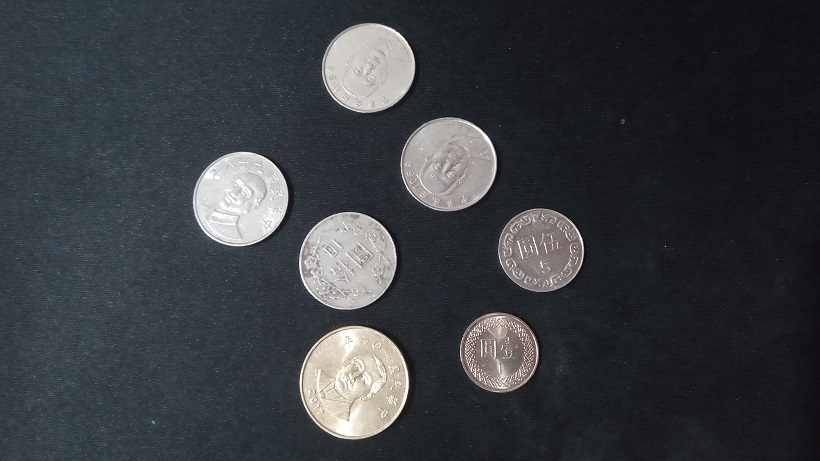
#> input picture Note/Python/OpenCV/3.OpenCV_ImageProcessing/Code/Coin.jpg, 820 x 461 px
$ python 6.OpenCV_Contours.py
#> lines starting #> are read from the running program, lines starting #| are printed output that depends on the picture; after the words box and inside, x2 and y2 are one past the last pixel; in counts of white or black regions, pixels touching at a corner belong together
import cv2
import numpy as np
from matplotlib import pyplot as plt


img = cv2.imread('Coin.jpg')  #讀取照片，一定要保留原圖。
#> img is the input picture: shape (461, 820, 3); mean B, G, R 64.5, 60.3, 57.3

img_New=cv2.cvtColor(img, cv2.COLOR_BGR2GRAY)       #轉灰階
img_New = cv2.medianBlur(img_New,5)                 #中值模糊，為了降噪。
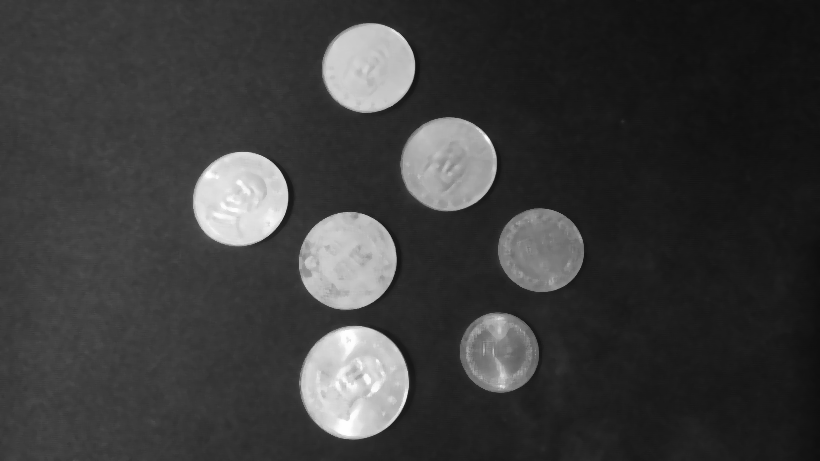
#> img_New: shape (461, 820); min 14, max 254, mean 59.1
ret , img_New = cv2.threshold(img_New,100,255,0)    #二值化
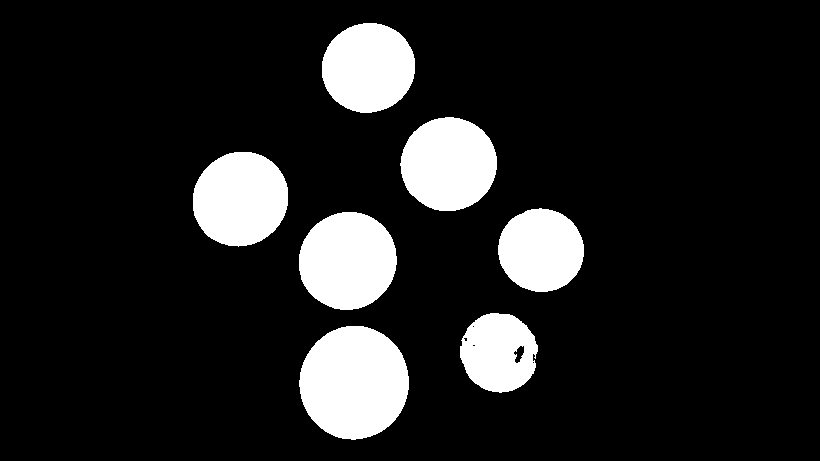
#> img_New: shape (461, 820); 12.8% white; 7 white regions

#找輪廓
contours, hierarchy = cv2.findContours(img_New, cv2.RETR_TREE, cv2.CHAIN_APPROX_SIMPLE)
#> contours = 12 contours, 4 with area under 20; largest, box (x1, y1, x2, y2) and area: (299, 326, 409, 440) 9608, (299, 212, 397, 310) 7406, (193, 152, 288, 247) 6981, (400, 117, 497, 211) 6972, (322, 23, 415, 113) 6462, (498, 208, 584, 292) 5508, (460, 313, 538, 393) 4690, (513, 345, 525, 364) 120
#將輪廓畫至原圖上。
#img = cv2.drawContours(img, contours, -1, (0,0,255))  #畫出所有輪廓
img = cv2.drawContours(img, contours, -1, (0,0,255),3)  #線條粗度=3
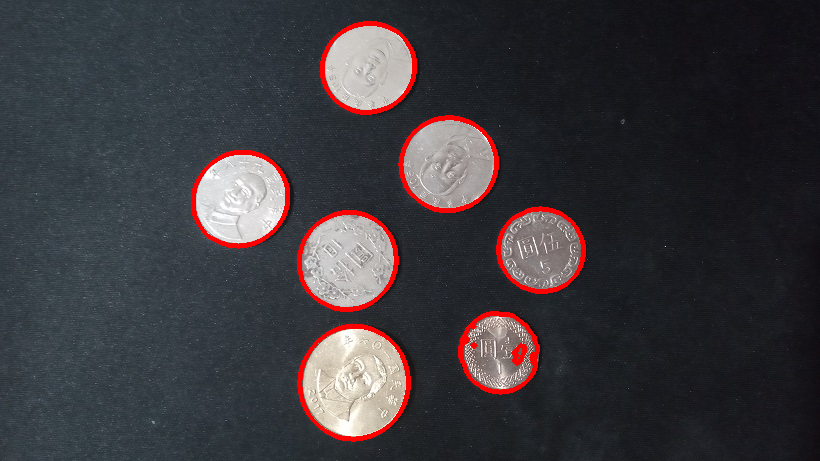
#> img: shape (461, 820, 3); 2.52% of pixels changed, all inside (x1, y1, x2, y2) = (191, 21, 586, 442)
#img = cv2.drawContours(img, contours, -1, (0,0,255),-1)  #輪廓填滿

cv2.imshow('Original',img)  #原圖
cv2.imshow('Contours',img_New)  #處理後

cv2.waitKey(0)
